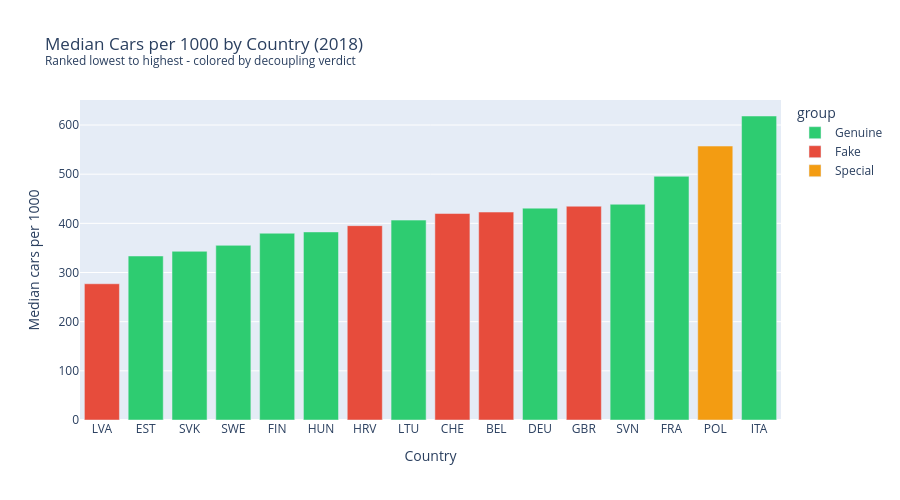

Notebook code for this chart:
### Code cell
# Median cars per country - ranked
country_cars = (
    snap_cars.groupby(['iso_code', 'country', 'group'])['cars_per_1000']
    .median()
    .reset_index()
    .sort_values('cars_per_1000')
)

fig = px.bar(
    country_cars,
    x='iso_code',
    y='cars_per_1000',
    color='group',
    color_discrete_map=GROUP_COLORS,
    category_orders={
        'iso_code': country_cars['iso_code'].tolist(),
        'group': ['Genuine', 'Fake', 'Special']
    },
    title=f'Median Cars per 1000 by Country ({YEAR_CARS})<br>'
          '<sup>Ranked lowest to highest - colored by decoupling verdict</sup>',
    labels={'cars_per_1000': 'Median cars per 1000', 'iso_code': 'Country'},
    height=500
)
fig.show()

print(country_cars[['iso_code', 'group', 'cars_per_1000']].to_string(index=False))

### Figure 1 — Plotly figure (JSON) as saved in the notebook; plotly's stock layout.template omitted (floating-point values rounded to 4 significant figures)
{"data": [{"hovertemplate": "group=Genuine<br>Country=%{x}<br>Median cars per 1000=%{y}<extra></extra>", "legendgroup": "Genuine", "marker": {"color": "#2ecc71", "pattern": {"shape": ""}}, "name": "Genuine", "orientation": "v", "showlegend": true, "textposition": "auto", "type": "bar", "x": ["EST", "SVK", "SWE", "FIN", "HUN", "LTU", "DEU", "SVN", "FRA", "ITA"], "xaxis": "x", "y": [333.6, 343.1, 355.2, 379.9, 382.6, 406.6, 431.0, 438.8, 495.7, 618.4], "yaxis": "y"}, {"hovertemplate": "group=Fake<br>Country=%{x}<br>Median cars per 1000=%{y}<extra></extra>", "legendgroup": "Fake", "marker": {"color": "#e74c3c", "pattern": {"shape": ""}}, "name": "Fake", "orientation": "v", "showlegend": true, "textposition": "auto", "type": "bar", "x": ["LVA", "HRV", "CHE", "BEL", "GBR"], "xaxis": "x", "y": [277.1, 395.3, 420.0, 423.0, 434.9], "yaxis": "y"}, {"hovertemplate": "group=Special<br>Country=%{x}<br>Median cars per 1000=%{y}<extra></extra>", "legendgroup": "Special", "marker": {"color": "#f39c12", "pattern": {"shape": ""}}, "name": "Special", "orientation": "v", "showlegend": true, "textposition": "auto", "type": "bar", "x": ["POL"], "xaxis": "x", "y": [557.2], "yaxis": "y"}], "layout": {"barmode": "relative", "height": 500, "legend": {"title": {"text": "group"}, "tracegroupgap": 0}, "title": {"text": "Median Cars per 1000 by Country (2018)<br><sup>Ranked lowest to highest - colored by decoupling verdict</sup>"}, "xaxis": {"anchor": "y", "categoryarray": ["LVA", "EST", "SVK", "SWE", "FIN", "HUN", "HRV", "LTU", "CHE", "BEL", "DEU", "GBR", "SVN", "FRA", "POL", "ITA"], "categoryorder": "array", "domain": [0, 1], "title": {"text": "Country"}}, "yaxis": {"anchor": "x", "domain": [0, 1], "title": {"text": "Median cars per 1000"}}}}
